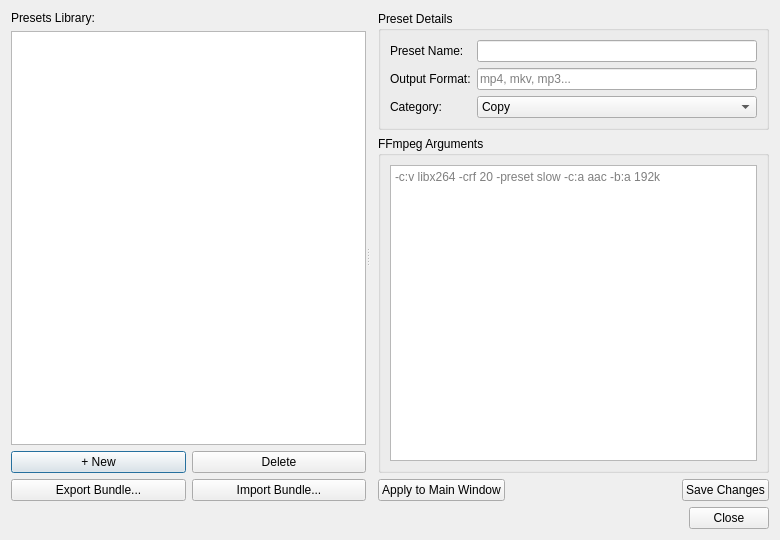
<?xml version="1.0" encoding="UTF-8"?>
<ui version="4.0">
 <class>PresetsDialog</class>
 <widget class="QDialog" name="PresetsDialog">
  <property name="geometry">
   <rect>
    <x>0</x>
    <y>0</y>
    <width>780</width>
    <height>540</height>
   </rect>
  </property>
  <property name="windowTitle">
   <string>Presets Manager - FFmpeg Batch AV Converter</string>
  </property>
  <layout class="QVBoxLayout" name="mainPresetLayout">
   <item>
    <widget class="QSplitter" name="presetSplitter">
     <property name="orientation">
      <enum>Qt::Horizontal</enum>
     </property>
     <widget class="QWidget" name="leftWidget" native="true">
      <layout class="QVBoxLayout" name="leftLayout">
       <property name="leftMargin">
        <number>0</number>
       </property>
       <property name="topMargin">
        <number>0</number>
       </property>
       <property name="rightMargin">
        <number>0</number>
       </property>
       <property name="bottomMargin">
        <number>0</number>
       </property>
       <item>
        <widget class="QLabel" name="lblPresetsList">
         <property name="text">
          <string>Presets Library:</string>
         </property>
        </widget>
       </item>
       <item>
        <widget class="QListWidget" name="listPresets"/>
       </item>
       <item>
        <layout class="QHBoxLayout" name="listBtnLayout">
         <item>
          <widget class="QPushButton" name="btnNewPreset">
           <property name="text">
            <string>+ New</string>
           </property>
          </widget>
         </item>
         <item>
          <widget class="QPushButton" name="btnDeletePreset">
           <property name="text">
            <string>Delete</string>
           </property>
          </widget>
         </item>
        </layout>
       </item>
       <item>
        <layout class="QHBoxLayout" name="bundleBtnLayout">
         <item>
          <widget class="QPushButton" name="btnExportPresets">
           <property name="text">
            <string>Export Bundle...</string>
           </property>
          </widget>
         </item>
         <item>
          <widget class="QPushButton" name="btnImportPresets">
           <property name="text">
            <string>Import Bundle...</string>
           </property>
          </widget>
         </item>
        </layout>
       </item>
      </layout>
     </widget>
     <widget class="QWidget" name="rightWidget" native="true">
      <layout class="QVBoxLayout" name="rightLayout">
       <property name="leftMargin">
        <number>8</number>
       </property>
       <property name="topMargin">
        <number>0</number>
       </property>
       <property name="rightMargin">
        <number>0</number>
       </property>
       <property name="bottomMargin">
        <number>0</number>
       </property>
       <item>
        <widget class="QGroupBox" name="grpPresetDetails">
         <property name="title">
          <string>Preset Details</string>
         </property>
         <layout class="QFormLayout" name="presetFormLayout">
          <item row="0" column="0">
           <widget class="QLabel" name="lblName">
            <property name="text">
             <string>Preset Name:</string>
            </property>
           </widget>
          </item>
          <item row="0" column="1">
           <widget class="QLineEdit" name="txtPresetTitle"/>
          </item>
          <item row="1" column="0">
           <widget class="QLabel" name="lblExt">
            <property name="text">
             <string>Output Format:</string>
            </property>
           </widget>
          </item>
          <item row="1" column="1">
           <widget class="QLineEdit" name="txtPresetExt">
            <property name="placeholderText">
             <string>mp4, mkv, mp3...</string>
            </property>
           </widget>
          </item>
          <item row="2" column="0">
           <widget class="QLabel" name="lblCategory">
            <property name="text">
             <string>Category:</string>
            </property>
           </widget>
          </item>
          <item row="2" column="1">
           <widget class="QComboBox" name="comboPresetCategory">
            <item>
             <property name="text">
              <string>Copy</string>
             </property>
            </item>
            <item>
             <property name="text">
              <string>GPU</string>
             </property>
            </item>
            <item>
             <property name="text">
              <string>CPU</string>
             </property>
            </item>
            <item>
             <property name="text">
              <string>Audio</string>
             </property>
            </item>
            <item>
             <property name="text">
              <string>Fix</string>
             </property>
            </item>
            <item>
             <property name="text">
              <string>LowBW</string>
             </property>
            </item>
           </widget>
          </item>
         </layout>
        </widget>
       </item>
       <item>
        <widget class="QGroupBox" name="grpCommand">
         <property name="title">
          <string>FFmpeg Arguments</string>
         </property>
         <layout class="QVBoxLayout" name="cmdBoxLayout">
          <item>
           <widget class="QPlainTextEdit" name="txtPresetArgs">
            <property name="placeholderText">
             <string>-c:v libx264 -crf 20 -preset slow -c:a aac -b:a 192k</string>
            </property>
           </widget>
          </item>
         </layout>
        </widget>
       </item>
       <item>
        <layout class="QHBoxLayout" name="presetActionsLayout">
         <item>
          <widget class="QPushButton" name="btnApplyToMain">
           <property name="text">
            <string>Apply to Main Window</string>
           </property>
          </widget>
         </item>
         <item>
          <spacer name="actionSpacer">
           <property name="orientation">
            <enum>Qt::Horizontal</enum>
           </property>
           <property name="sizeHint" stdset="0">
            <size>
             <width>40</width>
             <height>20</height>
            </size>
           </property>
          </spacer>
         </item>
         <item>
          <widget class="QPushButton" name="btnSavePresetItem">
           <property name="text">
            <string>Save Changes</string>
           </property>
          </widget>
         </item>
        </layout>
       </item>
      </layout>
     </widget>
    </widget>
   </item>
   <item>
    <widget class="QDialogButtonBox" name="presetButtonBox">
     <property name="orientation">
      <enum>Qt::Horizontal</enum>
     </property>
     <property name="standardButtons">
      <set>QDialogButtonBox::Close</set>
     </property>
    </widget>
   </item>
  </layout>
 </widget>
 <resources/>
 <connections/>
</ui>
